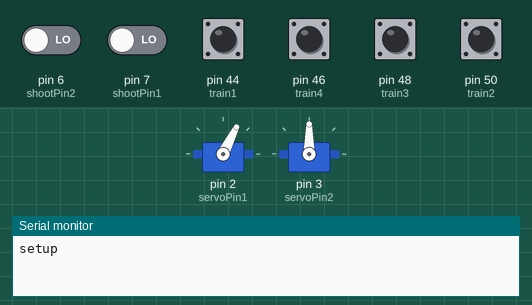
Simulated run of this sketch. Board: Arduino Mega 2560, built with avr-gcc and run on an emulated ATmega2560. Parts: 2 × servo, the last lines printed to the serial monitor. The inputs (shaded band) are chosen by the test bench; at power-on: pin 44 (train1), pin 46 (train4), pin 48 (train3), pin 50 (train2) HIGH, pin 6 (shootPin2), pin 7 (shootPin1) LOW.

Above: at 1.2 s.
1.3 s: pin 44 (train1) pulled LOW for 0.15 s
At 1.6 s:
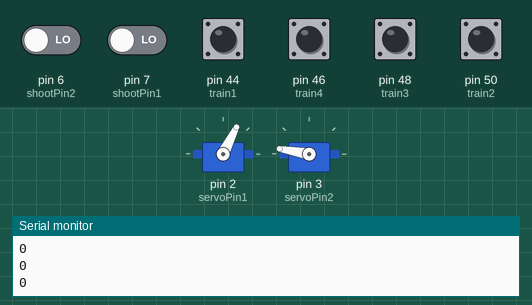
2.9 s: pin 6 (shootPin2) driven HIGH
At 4.5 s:
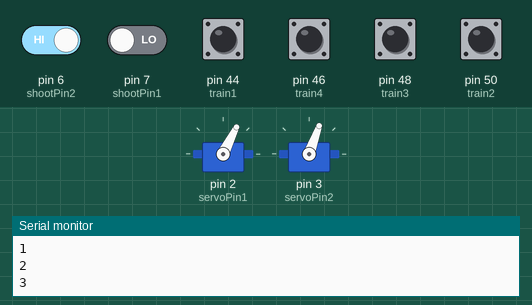
4.9 s: pin 6 (shootPin2) driven LOW
7.9 s: pin 50 (train2) pulled LOW for 0.15 s
At 9.1 s:
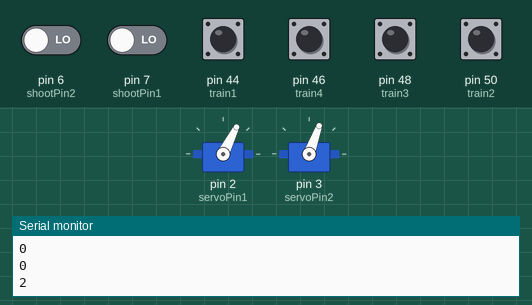
9.5 s: pin 48 (train3) pulled LOW for 0.15 s
At 10.2 s:
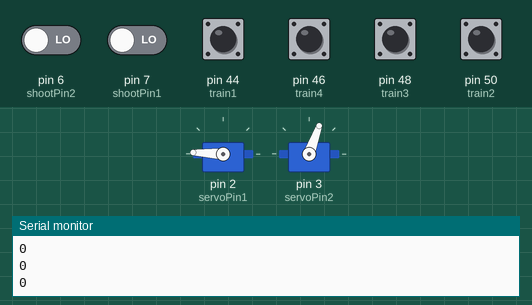
Timing chart, 0 to 12.1 s (numbered marks = the images above; inputs shaded):
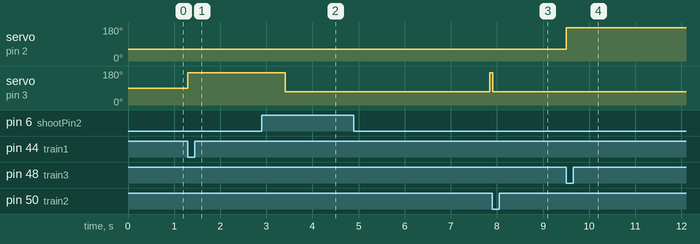

Measured:
- after the input at 1.3 s, servo on pin 3 (servoPin2): 90° → 170° at once
- after the input at 2.9 s, servo on pin 3 (servoPin2): 170° → 70° after 0.50 s
- after the input at 4.9 s, servo on pin 3 (servoPin2): 70° → 170° after 2.9 s
- after the input at 7.9 s, servo on pin 3 (servoPin2): 170° → 70° at once
- after the input at 9.5 s, servo on pin 2 (servoPin1): 63° → 177° at once

The sketch:

trainWithButtonsForLocation.ino
```cpp
/*

*/

#include <Servo.h>
//new servo object
Servo konijnServo1;
Servo konijnServo2;

//servo output pin
int servoPin1 = 2;
int servoPin2 = 3;

//pins for the rabbit shoot buttons
int shootPin1 = 7;
int shootPin2 = 6;

//pins for the locationbuttons
int train1 = 44;
int train2 = 50;
int train3 = 48;
int train4 = 46;

//default buttonstates of the trainbuttons
int train1Loc = 0;
int train2Loc = 0;
int train3Loc = 0;
int train4Loc = 0;

//train location
int loc = 0;

//boolean to start counting amount of time bunny is under the ground
bool startCount1 = false;
bool startCount2 = false;

//variables for the bunny
int shoot1 = 0;
int shoot2 = 0;
int counter1 = 0;
bool wasUp1 = false;
int counter2 = 0;
bool wasUp2 = false;

void setup() {
  Serial.begin(9600);
  konijnServo1.attach(servoPin1);
  konijnServo2.attach(servoPin2);
  Serial.println("setup");
  //buttons to detect the train
  pinMode(train1, INPUT_PULLUP);
  digitalWrite(train1, HIGH);

  pinMode(train2, INPUT_PULLUP);
  digitalWrite(train2, HIGH);

  pinMode(train3, INPUT_PULLUP);
  digitalWrite(train3, HIGH);

  pinMode(train4, INPUT_PULLUP);
  digitalWrite(train4, HIGH);

}

void loop() {
  //read buttonstate of eacht train button, either 1 or 0
  train1Loc = !digitalRead(train1);
  train2Loc = !digitalRead(train2);
  train3Loc = !digitalRead(train3);
  train4Loc = !digitalRead(train4);
  //read buttonstate of eacht bunny, this simulates the shooting in real life
  shoot1 = digitalRead(shootPin1);//bunny1
  shoot2 = digitalRead(shootPin2);//bunny2

  //functions to detect location and move bunny's
  trainLocation();
  moveBunny1(3,0);
  moveBunny2(1,2);
}

//chech the trainlocation, either 0, 1, 2 or 3
void trainLocation(){
  if(train1Loc == 1 && loc == 0){
    loc = 1;
    Serial.println(loc);
  }else if(train2Loc == 1 && loc == 1){
    loc = 2;
    Serial.println(loc);
  }else if(train3Loc == 1 && loc == 2){
    loc = 3;
    Serial.println(loc);
  } else if(train4Loc == 1 && loc == 3){
    loc = 0;
    Serial.println(loc);
  }
}

//move the bunny depending on the location of the train. Move the bunny down if it was shot and
//move it up again after a certain amount of time.
void moveBunny1(int loc1, int loc2){
  if(loc == loc1){
    //dont remove the serial.print!
    Serial.println(counter1);
    if(shoot1 == 1){
      shoot1 = 1;
      delay(500);
      konijnServo1.write(63);
      startCount1 = true;
      wasUp1 = true;
      shoot1 = 0;
    }
    else if(shoot1 == 0 && wasUp1 == false){
      konijnServo1.write(177);
    }

    if(counter1 >= 600){
      counter1 = 0;
      startCount1 = false;
      wasUp1 = false;
    }
    if(startCount1 == true){
      counter1++;
    }
  }
  else if(loc == loc2){
    konijnServo1.write(63);
    counter1 = 0;
    startCount1 = false;
    wasUp1 = false;
  }
}

//same funtion as the one above but with a different servo.
void moveBunny2(int loc1, int loc2){
  if(loc == loc1){
    Serial.println(counter2);
    if(shoot2 == 1){
      shoot2 = 1;
      delay(500);
      konijnServo2.write(70);
      startCount2 = true;
      wasUp2 = true;
      shoot2 = 0;
    }
    else if(shoot2 == 0 && wasUp2 == false){
      konijnServo2.write(170);
    }

    if(counter2 >= 600){
      counter2 = 0;
      startCount2 = false;
      wasUp2 = false;
    }
    if(startCount2 == true){
      counter2++;
    }
  }
  else if(loc == loc2){
    konijnServo2.write(70);
    counter2 = 0;
    startCount2 = false;
    wasUp2 = false;
  }
}
```
